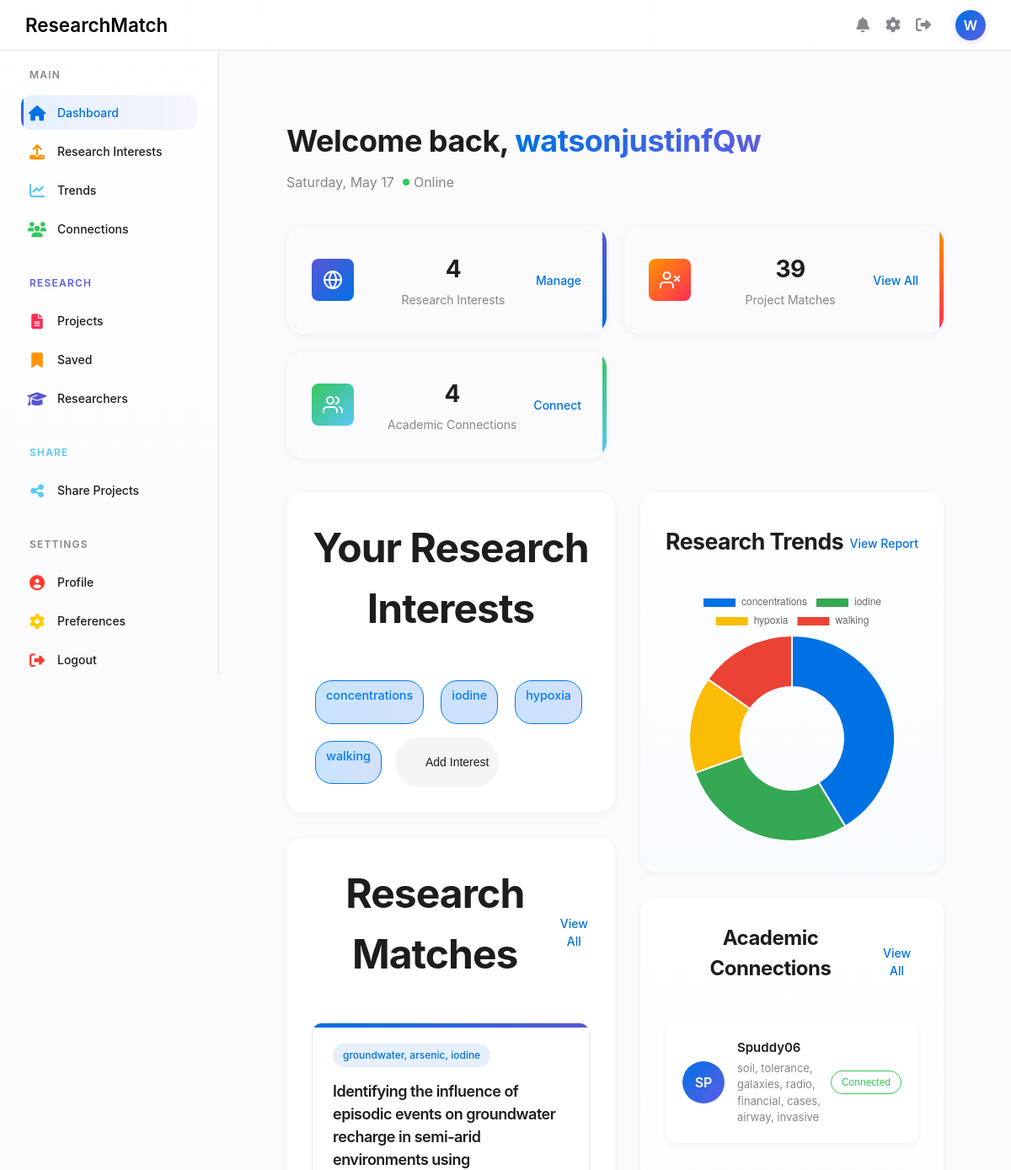
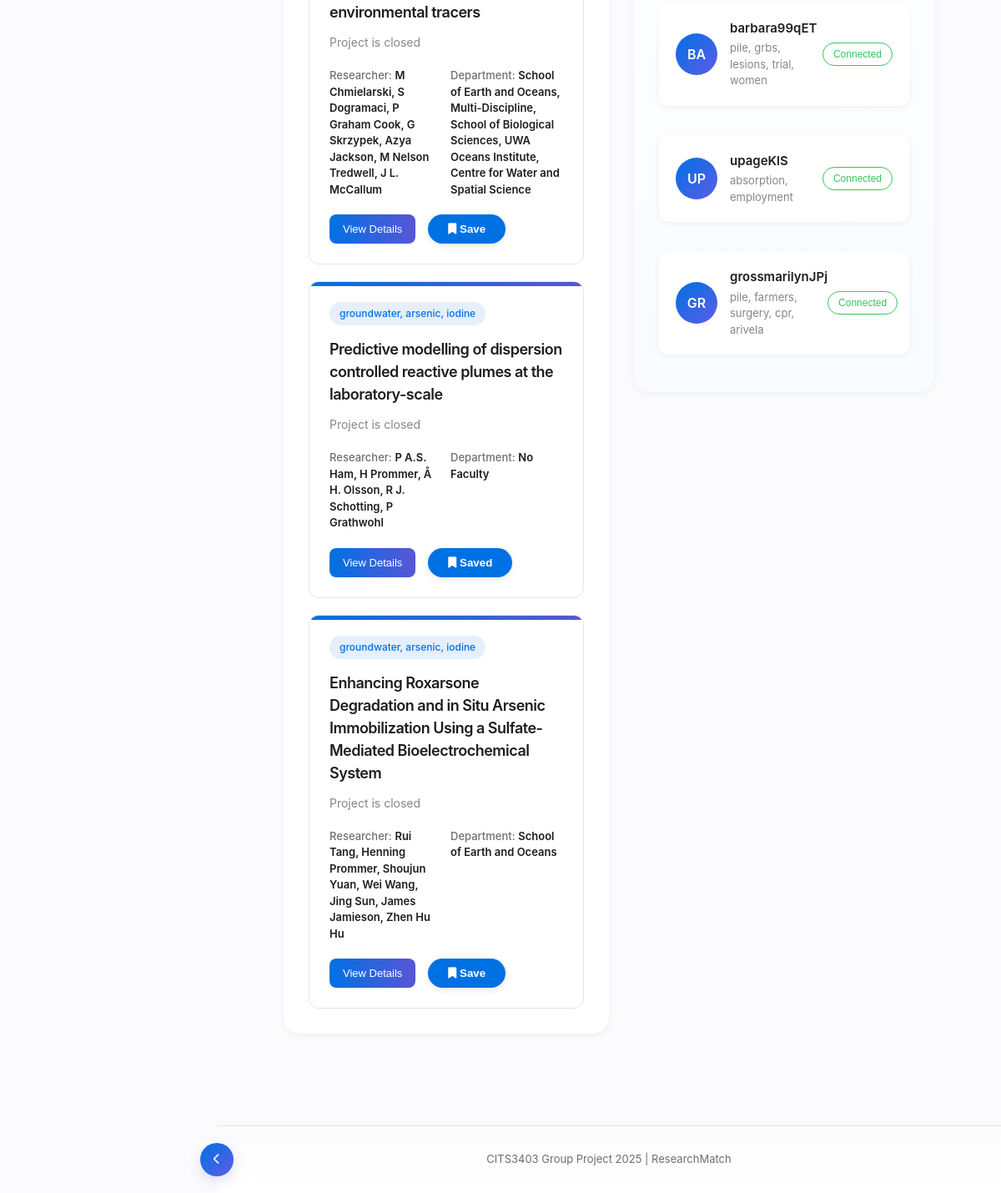
Screenshot of /dashboard (signed in) with the database file from the repository (2 pictures, top to bottom).
### database/schema.py (models this page shows, shortened)
class User(db.Model):
    id = db.Column(db.Integer, primary_key=True)
    username = db.Column(db.String(100), nullable=False, unique=True)
    password_hash = db.Column(db.String(255), nullable=False)
    email = db.Column(db.String(100), nullable=False)
    research_area_id = db.Column(db.Integer, db.ForeignKey('research_area.id'))
    faculty = db.relationship('ResearchArea', backref='users')
    interests = db.relationship('Interest', secondary=user_interest, backref='users')
    saved_projects = db.relationship('Project', secondary=user_saved_projects, backref='saved_by_users')
    connections = db.relationship(
        'User',
        secondary=user_connections,
        primaryjoin=id == user_connections.c.user_id,
        secondaryjoin=id == user_connections.c.connection_id,
        back_populates='connections_reverse',
        lazy='dynamic'
    )
    connections_reverse = db.relationship(
        'User',
        secondary=user_connections,
        primaryjoin=id == user_connections.c.connection_id,
        secondaryjoin=id == user_connections.c.user_id,
        back_populates='connections',
        lazy='dynamic'
    )

class Interest(db.Model):
    id = db.Column(db.Integer, primary_key=True)
    interest_name = db.Column(db.String(100), nullable=False)

class Project(db.Model):
    id = db.Column(db.Integer, primary_key=True)
    title = db.Column(db.String(100), nullable=False)
    link = db.Column(db.String(100), nullable=False)
    is_open = db.Column(db.Boolean, nullable=False)
    summary = db.Column(db.Text, nullable=False)
    close_date = db.Column(db.Date, nullable=True)
    research_areas = db.relationship('ResearchArea', secondary=project_research_area, backref='projects')
    interests = db.relationship('Interest', secondary=project_interest, backref='projects')
    researchers = db.relationship('Researcher', secondary=project_researcher, back_populates='researcher_projects')

class Researcher(db.Model):
    id = db.Column(db.Integer, primary_key=True)
    first_name = db.Column(db.String(100), nullable=False)
    last_name = db.Column(db.String(100), nullable=False)
    email = db.Column(db.String(100), nullable=True)
    researcher_projects = db.relationship('Project', secondary=project_researcher, back_populates='researchers')

class ResearchArea(db.Model):
    __tablename__ = "research_area"
    id = db.Column(db.Integer, primary_key=True)
    area = db.Column(db.String(100), nullable=False)

### app.py (the view)
@app.route('/dashboard')
@token_required
def dashboard():
    user = db.session.query(User).filter_by(id=session['user_id']).first()
    if user.interests:
        user_interests = user.interests
        user_connections = user.connections
    else:
        user_interests = None
        user_connections = None
    project_matches = []
    if user_interests:
        interest_ids = [interest.id for interest in user_interests]
        project_matches = db.session.query(Project).join(Project.interests).filter(Interest.id.in_(interest_ids)).distinct().all()
    trend_labels = []
    trend_data = []
    if user_interests:
        interest_ids = [interest.id for interest in user_interests]
        results = db.session.query(
            Interest.interest_name,
            func.count(project_interest.c.project_id)
        ).join(project_interest).filter(
            Interest.id.in_(interest_ids)
        ).group_by(Interest.id).all()
        trend_labels = [name for name, count in results]
        trend_data = [count for name, count in results]
    saved_user_projects = user.saved_projects if user.saved_projects else []
    return render_template('dashboard.html',
                            username= session['username'],
                            user_interests= user_interests,
                            project_matches =project_matches,
                            saved_user_projects=saved_user_projects,
                            connections = user_connections,
                            trend_data=trend_data,
                            trend_labels=trend_labels,
                            user_name=session.get('username'))

### templates/dashboard.html (shortened to what this page needs)
{% extends 'base.html' %}
{% block content %}
<div class="dashboard-container">
    <div class="dashboard-header">
        <div class="welcome-message">
            <div class="greeting-container">
                <h1>Welcome back, <span class="user-name">{{ username }}</span></h1>
                <p class="date-info" id="dateInfo"><span class="status online">Online</span></p>
            </div>
        </div>
    </div>
    {% if not user_interests %}
    <div class="alert alert-info" role="alert" style="text-align: left; line-height: 2;">
        <h4 class="alert-heading">Hi there!</h4>
        <p>You’re logged in, but you don’t have any research interests yet.</p>
        <p><strong>Head over to the <a href="{{ url_for('upload') }}" class="btn btn-primary btn-lg" style="text-decoration: none; padding: 3px 20px; font-size: 16px;">Upload</a> page to add your interests and get started!</strong></p>
         <p>After adding your interests, come back to the dashboard to see your display, trends, statistics, or even connect with researchers!</p>
    </div>
    {% else %}
    <div class="stats-overview">
        <div class="stat-card research-card">
            <div class="stat-icon research-icon">
            </div>
            <div class="stat-content">
                <h3>{{ user_interests|length }}</h3>
                <p>Research Interests</p>
            </div>
            <div class="stat-action">
                <a href="/upload">Manage</a>
            </div>
        </div>
        <div class="stat-card matches-card">
            <div class="stat-icon matches-icon">
            </div>
            <div class="stat-content">
                <h3>{{ project_matches|length }}</h3>
                <p>Project Matches</p>
            </div>
            <div class="stat-action">
                <a href="/projects">View All</a>
            </div>
        </div>
        <div class="stat-card connections-card">
            <div class="stat-icon connections-icon">
            </div>
            <div class="stat-content">
                <h3>{{ connections.count() if connections is defined and connections.count is callable else 0 }}</h3>
                <p>Academic Connections</p>
            </div>
            <div class="stat-action">
                <a href="/social">Connect</a>
            </div>
        </div>
    </div>
    <div class="dashboard-content">
        <div class="content-column main-column">
             <section class="dashboard-section">
                <div class="section-header">
                    <h2>Your Research Interests</h2>
                </div>
                <div class="interests-container">
                    {% for interest in user_interests%}
                    <div class="interest-tag ai-tag">
                        <span>{{interest.interest_name}}</span>
                        <button class="remove-interest" aria-label="Remove interest">
                            <svg width="16" height="16" viewBox="0 0 24 24" fill="none" stroke="currentColor" stroke-width="2" stroke-linecap="round" stroke-linejoin="round"></svg>
                        </button>
                    </div>
                    {% endfor %}
                    <button class="add-interest" onclick="window.location.href='{{ url_for('upload') }}'">
                        <svg width="16" height="16" ...>...</svg>
                        <span>Add Interest</span>
                    </button>
                </div>
            </section>
            <section class="dashboard-section" id="matches">
                <div class="section-header">
                    <h2>Research Matches</h2>
                    <a href="/projects" class="view-all">View All</a>
                </div>
                {% for project in project_matches[0:3] %}
                <div class="matches-grid">
                    <div class="match-card ai-match">
                        <div class="match-header">
                            <div class="match-category">{% for interest in project.interests%}{{interest.interest_name}}{% if not loop.last %}, {% endif %}{% endfor %}</div>
                        </div>
                        <h3 class="match-title">{{project.title}}</h3>
                        <p class="match-description">{% if project.is_open %}{{project.summary}}{% else %} Project is closed {% endif %}</p>
                        <div class="match-meta">
                            <div class="researcher">
                                <span class="meta-label">Researcher:</span>
                                <span class="meta-value">{% for researcher in project.researchers%}{{researcher.first_name}} {{researcher.last_name}}{% if not loop.last %}, {% endif %}{% endfor %}</span>
                            </div>
                            <div class="department">
                                <span class="meta-label">Department:</span>
                                <span class="meta-value">
                                    {% if project.research_areas %}
                                        {% for research in project.research_areas %}
                                            {{ research.area }}{% if not loop.last %}, {% endif %}
                                        {% endfor %}
                                    {% else %}
                                        No Faculty
                                    {% endif %}
                                </span>
                            </div>
                        </div>
                        <div class="match-footer">
                            <button class="match-action primary">View Details</button>
                            <button class="btn secondary save-project" data-project-id="{{ project.id }}">
                                <i class="fas fa-bookmark"></i> {{ 'Saved' if project in saved_user_projects else 'Save' }}
                            </button>
                        </div>
                    </div>
                    {% endfor %}
                </div>
            </section>
        </div>
    <div class="content-column side-column">
        <section class="dashboard-section trends-section">
            <div class="section-header">
                <h2 style="font-size: 20pt; transform: translateY(20%);">Research Trends</h2>
                <a href="/trends" class="view-all">View Report</a>
            </div>
            <div class="trends-container">
                <canvas id="areaChart"></canvas>
            </div>
        </section>
        <section class="dashboard-section connections-section">
            <div class="section-header">
                <h2>Academic Connections</h2>
                <a href="/social" class="view-all">View All</a>
            </div>
            <div class="connections-container">
                {% if connections %}
                    {% for conn in connections %}
                        <div class="connection-card">
                            <div class="connection-avatar">
                                {{ conn.username[:2]|upper }}
                            </div>
                            <div class="connection-info">
                                <h4>{{ conn.username }}</h4>
                                <p>
                                    {% if conn.interests %}
                                        {{ conn.interests | map(attribute='interest_name') | join(', ') }}
                                    {% else %}
                                        No interests listed
                                    {% endif %}
                                </p>
                            </div>
                            <button class="connect-button connected">Connected</button>
                        </div>
                    {% endfor %}
                {% else %}
                    <p>You have no academic connections yet.</p>
                {% endif %}
            </div>
        </section>
    </div>
    </div>
    {% endif %}
</div>
<script>
    document.addEventListener('DOMContentLoaded', function () {
        const trend_labels = JSON.parse('{{ trend_labels | tojson | safe }}');
        const trend_data = JSON.parse('{{ trend_data | tojson | safe }}');
        new Chart(document.getElementById('areaChart'), {
        type: 'doughnut',
        data: {
            labels: trend_labels,
            datasets: [{
            label: 'Distribution',
            data: trend_data,
            backgroundColor: ['#0071e3', '#34a853', '#fbbc05', '#ea4335', '#9c27b0']
            }]
        },
        options: {
            responsive: true
        }
        });
    });
    // Save project functionality
    const saveButtons = document.querySelectorAll('.save-project');
    saveButtons.forEach(button => {
        button.addEventListener('click', function() {
            const projectId = this.getAttribute('data-project-id');
            fetch(`/save_project/${projectId}`, {
                method: 'POST',
                headers: {
                    'Content-Type': 'application/json',
                    'X-Requested-With': 'XMLHttpRequest'
                }
            })
            .then(response => response.json())
            .then(data => {
                if (data.success) {
                    // Toggle save/unsave status
                    if (data.saved) {
                        this.innerHTML = '<i class="fas fa-bookmark"></i> Saved';
                        this.classList.add('saved');
                    } else {
                        this.innerHTML = '<i class="fas fa-bookmark"></i> Save';
                        this.classList.remove('saved');
                    }
                } else {
                    console.error('Error:', data.message);
                }
            })
            .catch(error => {
                console.error('Error:', error);
            });
        });
    });
</script>
{% endblock %}

### rows the page displays
User: username "watsonjustinfQw"
Interest: interest_name "concentrations"
Interest: interest_name "iodine"
Interest: interest_name "hypoxia"
Interest: interest_name "walking"
Project: title "Identifying the influence of episodic events on groundwater recharge in semi-arid environments using environmental tracers", is_open "Project is closed", value "Save"
Interest: interest_name "groundwater"
Interest: interest_name "arsenic"
Researcher: first_name "M", last_name "Chmielarski"
Researcher: first_name "S", last_name "Dogramaci"
Researcher: first_name "P", last_name "Graham Cook"
Researcher: first_name "G", last_name "Skrzypek"
Researcher: first_name "Azya", last_name "Jackson"
Researcher: first_name "M", last_name "Nelson Tredwell"
Researcher: first_name "J", last_name "L. McCallum"
ResearchArea: area "School of Earth and Oceans"
ResearchArea: area "Multi-Discipline"
ResearchArea: area "School of Biological Sciences"
ResearchArea: area "UWA Oceans Institute"
ResearchArea: area "Centre for Water and Spatial Science"
Project: title "Predictive modelling of dispersion controlled reactive plumes at the laboratory-scale", is_open "Project is closed", shows "No Faculty", value "Saved"
Researcher: first_name "P", last_name "A.S. Ham"
Researcher: first_name "H", last_name "Prommer"
Researcher: first_name "Å", last_name "H. Olsson"
Researcher: first_name "R", last_name "J. Schotting"
Researcher: first_name "P", last_name "Grathwohl"
Project: title "Enhancing Roxarsone Degradation and in Situ Arsenic Immobilization Using a Sulfate-Mediated Bioelectrochemical System", is_open "Project is closed", value "Save"
Researcher: first_name "Rui", last_name "Tang"
Researcher: first_name "Henning", last_name "Prommer"
Researcher: first_name "Shoujun", last_name "Yuan"
Researcher: first_name "Wei", last_name "Wang"
Researcher: first_name "Jing", last_name "Sun"
Researcher: first_name "James", last_name "Jamieson"
Researcher: first_name "Zhen", last_name "Hu Hu"
User: username "SP", username "Spuddy06", interests|map "soil, tolerance, galaxies, radio, financial, cases, airway, invasive"
User: username "BA", username "barbara99qET", interests|map "pile, grbs, lesions, trial, women"
User: username "UP", username "upageKlS", interests|map "absorption, employment"
User: username "GR", username "grossmarilynJPj", interests|map "pile, farmers, surgery, cpr, arivela"

### other values shown
{{ user_name[0].upper() if user_name else 'U' }} "W"
{{ user_interests|length }} "4"
{{ project_matches|length }} "39"
chart data {{ trend_labels | tojson | safe }} ["concentrations", "iodine", "hypoxia", "walking"]
chart data {{ trend_data | tojson | safe }} [19, 13, 7, 7]
